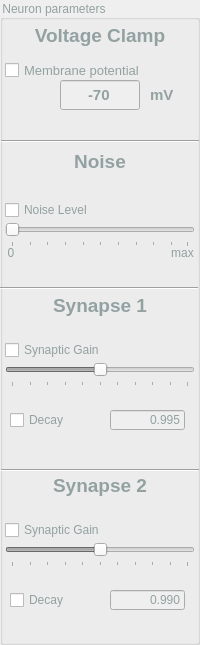
     <widget class="QGroupBox" name="NeuronParametersBox">
      <property name="geometry">
       <rect>
        <x>1070</x>
        <y>0</y>
        <width>200</width>
        <height>645</height>
       </rect>
      </property>
      <property name="styleSheet">
       <string notr="true">color: rgb(147, 161, 161);</string>
      </property>
      <property name="title">
       <string>Neuron parameters</string>
      </property>
      <widget class="QLabel" name="Synapse1Label">
       <property name="geometry">
        <rect>
         <x>5</x>
         <y>290</y>
         <width>190</width>
         <height>31</height>
        </rect>
       </property>
       <property name="styleSheet">
        <string notr="true">color: rgb(147, 161, 161);</string>
       </property>
       <property name="text">
        <string>&lt;html&gt;&lt;head/&gt;&lt;body&gt;&lt;p align=&quot;center&quot;&gt;&lt;span style=&quot; font-size:14pt; font-weight:700;&quot;&gt;Synapse 1&lt;/span&gt;&lt;/p&gt;&lt;/body&gt;&lt;/html&gt;</string>
       </property>
      </widget>
      <widget class="QLabel" name="Synapse2Label">
       <property name="geometry">
        <rect>
         <x>5</x>
         <y>470</y>
         <width>190</width>
         <height>31</height>
        </rect>
       </property>
       <property name="styleSheet">
        <string notr="true">color: rgb(147, 161, 161);</string>
       </property>
       <property name="text">
        <string>&lt;html&gt;&lt;head/&gt;&lt;body&gt;&lt;p align=&quot;center&quot;&gt;&lt;span style=&quot; font-size:14pt; font-weight:700;&quot;&gt;Synapse 2&lt;/span&gt;&lt;/p&gt;&lt;/body&gt;&lt;/html&gt;</string>
       </property>
      </widget>
      <widget class="Line" name="NeuronParametersLine2">
       <property name="geometry">
        <rect>
         <x>1</x>
         <y>460</y>
         <width>198</width>
         <height>20</height>
        </rect>
       </property>
       <property name="orientation">
        <enum>Qt::Horizontal</enum>
       </property>
      </widget>
      <widget class="QLabel" name="VoltageClampLabel">
       <property name="geometry">
        <rect>
         <x>5</x>
         <y>20</y>
         <width>190</width>
         <height>31</height>
        </rect>
       </property>
       <property name="styleSheet">
        <string notr="true">color: rgb(147, 161, 161);</string>
       </property>
       <property name="text">
        <string>&lt;html&gt;&lt;head/&gt;&lt;body&gt;&lt;p align=&quot;center&quot;&gt;&lt;span style=&quot; font-size:14pt; font-weight:700;&quot;&gt;Voltage Clamp&lt;/span&gt;&lt;/p&gt;&lt;/body&gt;&lt;/html&gt;</string>
       </property>
      </widget>
      <widget class="Line" name="NeuronParametersLine1">
       <property name="geometry">
        <rect>
         <x>1</x>
         <y>140</y>
         <width>198</width>
         <height>3</height>
        </rect>
       </property>
       <property name="orientation">
        <enum>Qt::Horizontal</enum>
       </property>
      </widget>
      <widget class="QLineEdit" name="MembranePotentialValue">
       <property name="enabled">
        <bool>false</bool>
       </property>
       <property name="geometry">
        <rect>
         <x>60</x>
         <y>80</y>
         <width>80</width>
         <height>30</height>
        </rect>
       </property>
       <property name="font">
        <font>
         <pointsize>11</pointsize>
         <bold>true</bold>
        </font>
       </property>
       <property name="text">
        <string>-70</string>
       </property>
       <property name="maxLength">
        <number>100</number>
       </property>
       <property name="frame">
        <bool>true</bool>
       </property>
       <property name="alignment">
        <set>Qt::AlignCenter</set>
       </property>
      </widget>
      <widget class="QCheckBox" name="Synapse1DecayCheckBox">
       <property name="geometry">
        <rect>
         <x>10</x>
         <y>410</y>
         <width>100</width>
         <height>20</height>
        </rect>
       </property>
       <property name="text">
        <string>Decay</string>
       </property>
      </widget>
      <widget class="QCheckBox" name="Synapse2DecayCheckBox">
       <property name="geometry">
        <rect>
         <x>10</x>
         <y>590</y>
         <width>100</width>
         <height>20</height>
        </rect>
       </property>
       <property name="text">
        <string>Decay</string>
       </property>
      </widget>
      <widget class="QLineEdit" name="Synapse2DecayValue">
       <property name="enabled">
        <bool>false</bool>
       </property>
       <property name="geometry">
        <rect>
         <x>110</x>
         <y>590</y>
         <width>75</width>
         <height>20</height>
        </rect>
       </property>
       <property name="text">
        <string>0.990</string>
       </property>
       <property name="alignment">
        <set>Qt::AlignRight|Qt::AlignTrailing|Qt::AlignVCenter</set>
       </property>
      </widget>
      <widget class="QCheckBox" name="SynapticGain2CheckBox">
       <property name="enabled">
        <bool>true</bool>
       </property>
       <property name="geometry">
        <rect>
         <x>5</x>
         <y>520</y>
         <width>190</width>
         <height>20</height>
        </rect>
       </property>
       <property name="text">
        <string>Synaptic Gain</string>
       </property>
      </widget>
      <widget class="QCheckBox" name="MembranePotentialCheckBox">
       <property name="geometry">
        <rect>
         <x>5</x>
         <y>60</y>
         <width>161</width>
         <height>21</height>
        </rect>
       </property>
       <property name="font">
        <font>
         <pointsize>10</pointsize>
        </font>
       </property>
       <property name="text">
        <string>Membrane potential </string>
       </property>
       <property name="tristate">
        <bool>false</bool>
       </property>
      </widget>
      <widget class="QCheckBox" name="SynapticGain1CheckBox">
       <property name="geometry">
        <rect>
         <x>5</x>
         <y>340</y>
         <width>190</width>
         <height>20</height>
        </rect>
       </property>
       <property name="text">
        <string>Synaptic Gain</string>
       </property>
      </widget>
      <widget class="QLabel" name="label_6">
       <property name="geometry">
        <rect>
         <x>5</x>
         <y>150</y>
         <width>190</width>
         <height>21</height>
        </rect>
       </property>
       <property name="styleSheet">
        <string notr="true">color: rgb(147, 161, 161);</string>
       </property>
       <property name="text">
        <string>&lt;html&gt;&lt;head/&gt;&lt;body&gt;&lt;p align=&quot;center&quot;&gt;&lt;span style=&quot; font-size:14pt; font-weight:700;&quot;&gt;Noise&lt;/span&gt;&lt;/p&gt;&lt;/body&gt;&lt;/html&gt;</string>
       </property>
      </widget>
      <widget class="Line" name="line_2">
       <property name="geometry">
        <rect>
         <x>0</x>
         <y>280</y>
         <width>198</width>
         <height>16</height>
        </rect>
       </property>
       <property name="orientation">
        <enum>Qt::Horizontal</enum>
       </property>
      </widget>
      <widget class="QCheckBox" name="NoiseLevelCheckBox">
       <property name="geometry">
        <rect>
         <x>5</x>
         <y>200</y>
         <width>190</width>
         <height>20</height>
        </rect>
       </property>
       <property name="text">
        <string>Noise Level</string>
       </property>
      </widget>
      <widget class="QSlider" name="NoiseLevelSlider">
       <property name="enabled">
        <bool>false</bool>
       </property>
       <property name="geometry">
        <rect>
         <x>5</x>
         <y>220</y>
         <width>190</width>
         <height>27</height>
        </rect>
       </property>
       <property name="orientation">
        <enum>Qt::Horizontal</enum>
       </property>
       <property name="tickPosition">
        <enum>QSlider::TicksBelow</enum>
       </property>
      </widget>
      <widget class="QLabel" name="mVLabel">
       <property name="geometry">
        <rect>
         <x>150</x>
         <y>87</y>
         <width>25</width>
         <height>16</height>
        </rect>
       </property>
       <property name="font">
        <font>
         <pointsize>11</pointsize>
         <bold>true</bold>
        </font>
       </property>
       <property name="text">
        <string>mV</string>
       </property>
      </widget>
      <widget class="QLabel" name="Noise0Label">
       <property name="geometry">
        <rect>
         <x>6</x>
         <y>245</y>
         <width>10</width>
         <height>16</height>
        </rect>
       </property>
       <property name="text">
        <string>0</string>
       </property>
       <property name="alignment">
        <set>Qt::AlignCenter</set>
       </property>
      </widget>
      <widget class="QLabel" name="NoiseMaxLabel">
       <property name="geometry">
        <rect>
         <x>170</x>
         <y>245</y>
         <width>25</width>
         <height>16</height>
        </rect>
       </property>
       <property name="text">
        <string>max</string>
       </property>
       <property name="alignment">
        <set>Qt::AlignCenter</set>
       </property>
      </widget>
      <widget class="QLineEdit" name="Synapse1DecayValue">
       <property name="enabled">
        <bool>false</bool>
       </property>
       <property name="geometry">
        <rect>
         <x>110</x>
         <y>410</y>
         <width>75</width>
         <height>20</height>
        </rect>
       </property>
       <property name="text">
        <string>0.995</string>
       </property>
       <property name="alignment">
        <set>Qt::AlignRight|Qt::AlignTrailing|Qt::AlignVCenter</set>
       </property>
      </widget>
      <widget class="QSlider" name="SynapticGain2Slider">
       <property name="enabled">
        <bool>false</bool>
       </property>
       <property name="geometry">
        <rect>
         <x>5</x>
         <y>540</y>
         <width>190</width>
         <height>27</height>
        </rect>
       </property>
       <property name="minimum">
        <number>-50</number>
       </property>
       <property name="maximum">
        <number>50</number>
       </property>
       <property name="orientation">
        <enum>Qt::Horizontal</enum>
       </property>
       <property name="tickPosition">
        <enum>QSlider::TicksBelow</enum>
       </property>
      </widget>
      <widget class="QSlider" name="SynapticGain1Slider">
       <property name="enabled">
        <bool>false</bool>
       </property>
       <property name="geometry">
        <rect>
         <x>5</x>
         <y>360</y>
         <width>190</width>
         <height>27</height>
        </rect>
       </property>
       <property name="minimum">
        <number>-50</number>
       </property>
       <property name="maximum">
        <number>50</number>
       </property>
       <property name="orientation">
        <enum>Qt::Horizontal</enum>
       </property>
       <property name="tickPosition">
        <enum>QSlider::TicksBelow</enum>
       </property>
      </widget>
      <widget class="QLabel" name="NoiseLabel">
       <property name="geometry">
        <rect>
         <x>130</x>
         <y>200</y>
         <width>60</width>
         <height>25</height>
        </rect>
       </property>
       <property name="text">
        <string/>
       </property>
       <property name="alignment">
        <set>Qt::AlignRight|Qt::AlignTrailing|Qt::AlignVCenter</set>
       </property>
      </widget>
      <widget class="QLabel" name="Syn1Label">
       <property name="geometry">
        <rect>
         <x>130</x>
         <y>340</y>
         <width>60</width>
         <height>25</height>
        </rect>
       </property>
       <property name="text">
        <string/>
       </property>
       <property name="alignment">
        <set>Qt::AlignRight|Qt::AlignTrailing|Qt::AlignVCenter</set>
       </property>
      </widget>
      <widget class="QLabel" name="Syn2Label">
       <property name="geometry">
        <rect>
         <x>130</x>
         <y>520</y>
         <width>60</width>
         <height>25</height>
        </rect>
       </property>
       <property name="text">
        <string/>
       </property>
       <property name="alignment">
        <set>Qt::AlignRight|Qt::AlignTrailing|Qt::AlignVCenter</set>
       </property>
      </widget>
     </widget>
